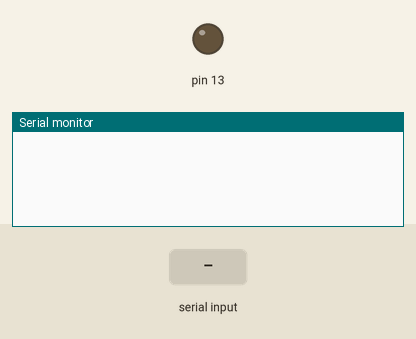
Simulated run of this sketch. Board: Arduino Uno, built with avr-gcc and run on an emulated ATmega328P. Parts: output pins drawn as LEDs (lit = HIGH), the last lines printed to the serial monitor. The test bench sets the inputs (shaded band).

Above: at 1.2 s.
1.3 s: "N\n" received over Serial
At 1.7 s:
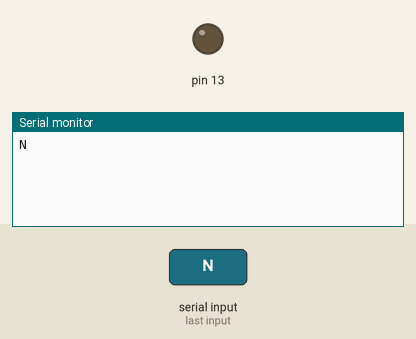
2.8 s: "O\n" received over Serial
At 4.0 s:
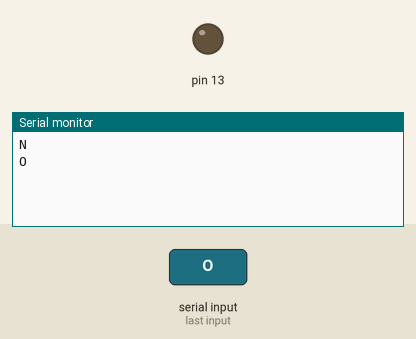
4.3 s: "1\n" received over Serial
At 5.1 s:
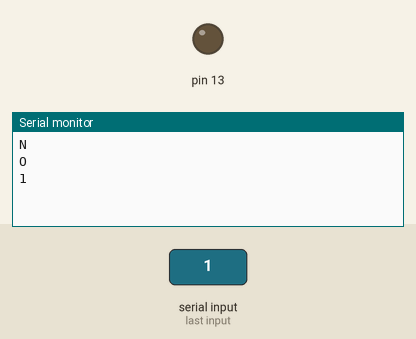

The sketch:

BLUETOOTH_2.ino
```cpp
char Val;
#include<SoftwareSerial.h>
void setup() {
  // put your setup code here, to run once:
Serial.begin(9600);

pinMode(13,OUTPUT);
}

void loop() {
  // put your main code here, to run repeatedly:
if(Serial.available()){
  Val = Serial.read();
  Serial.println(Val);
  String value=Serial.readStringUntil('\n');
  if(Val=="N"){
    digitalWrite(13,HIGH);

}
if (Val=="O"){
  digitalWrite(13,LOW);
}
}
}
```

Measured:
- after the input at 1.3 s, the serial monitor: prints a new line at once (image 1)
- after the input at 2.8 s, the serial monitor: prints a new line at once (image 2)
- after the input at 4.3 s, the serial monitor: prints a new line at once (image 3)
